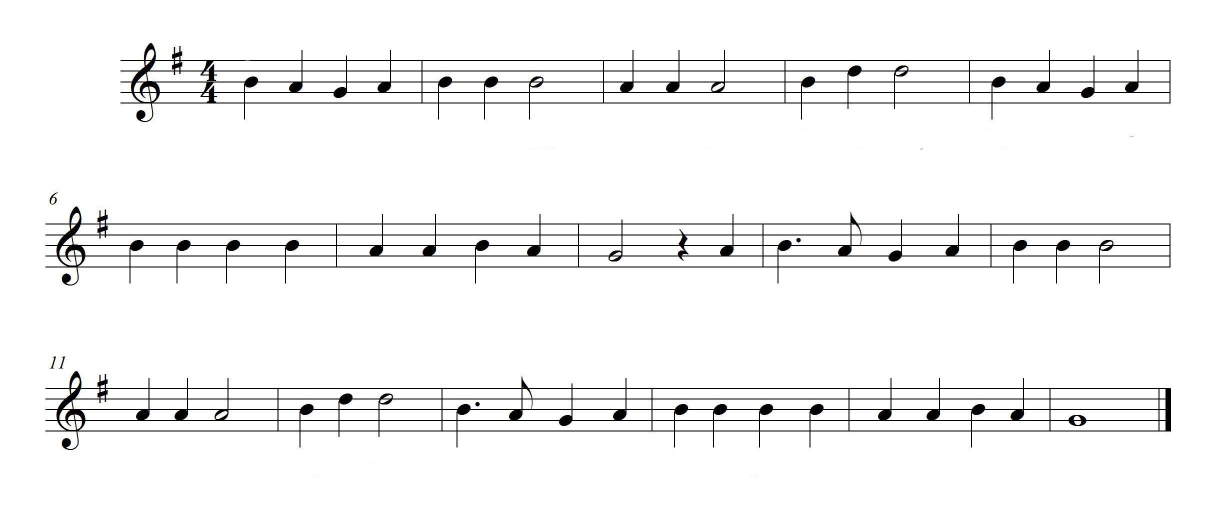
#> input picture mary.jpg, 2456 x 1043 px (shown at 1/2 size)
$ python main.py
#> lines starting #> are read from the running program, lines starting #| are printed output that depends on the picture; after the words box and inside, x2 and y2 are one past the last pixel; in counts of white or black regions, pixels touching at a corner belong together
import cv2
import matplotlib.pyplot as plt
import numpy as np
import scipy.ndimage.morphology as morphology
from skimage.morphology import disk
def binarize(img):
   #binarized using Otsu's Method after gaussian blurring
    blur = cv2.GaussianBlur(img,(5,5),0)
    ret,th = cv2.threshold(blur,0,255,cv2.THRESH_BINARY+cv2.THRESH_OTSU)
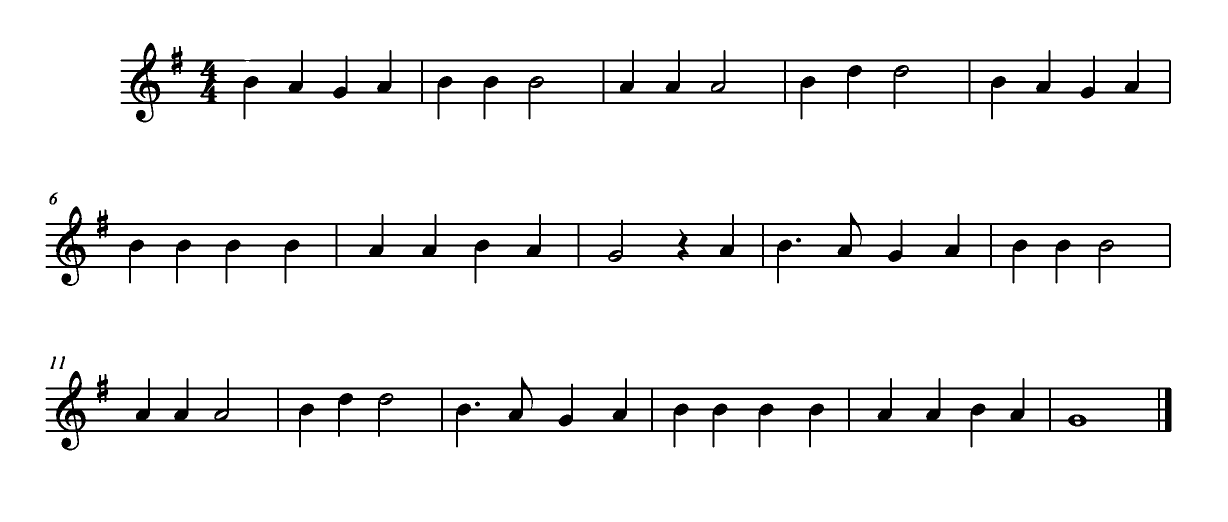
#> th: shape (1043, 2456) (shown at 1/2 size); 92.9% white; 8 black regions, largest, box (x1, y1, x2, y2) and area: (91, 742, 2343, 901) 62833, (91, 412, 2342, 572) 61035, (241, 85, 2342, 245) 58298
#> ret = 184
    #Image Inversion
    inv=255-th
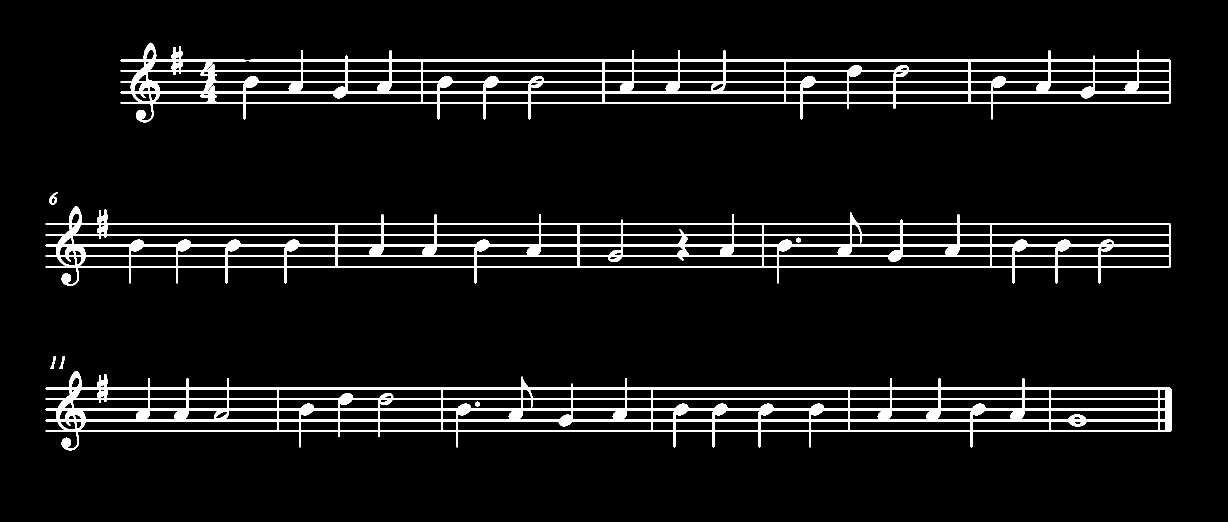
#> inv: shape (1043, 2456) (shown at 1/2 size); 7.1% white; 8 white regions, largest, box (x1, y1, x2, y2) and area: (91, 742, 2343, 901) 62833, (91, 412, 2342, 572) 61035, (241, 85, 2342, 245) 58298
    return inv
#image segmentation

# [49 lines left out: function imgsegments, not called in this run]
img = cv2.imread('mary.jpg',0)
#> (the run stopped early here; a loop or call above may not have finished)

$ run again, with otj_input.jpg copied over mary.jpg
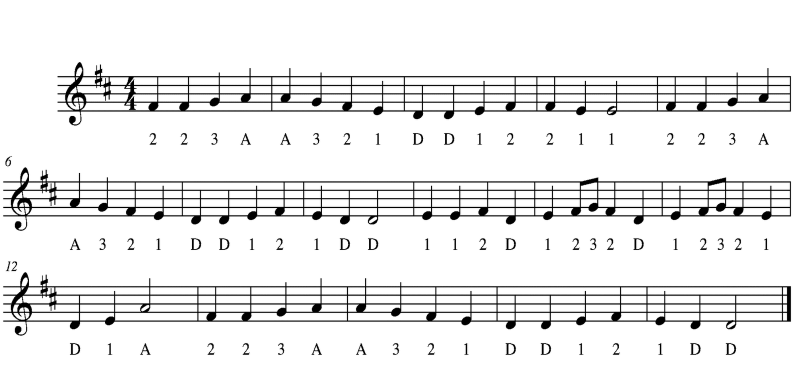
#> input picture otj_input.jpg, 1596 x 750 px (shown at 1/2 size)
#> img is the input picture: shape (750, 1596); min 0, max 255, mean 235.7
#> in binarize, `ret,th = cv2.threshold(blur,0,255,cv2.THRESH_BINARY+cv2.THRESH_OTSU)`:
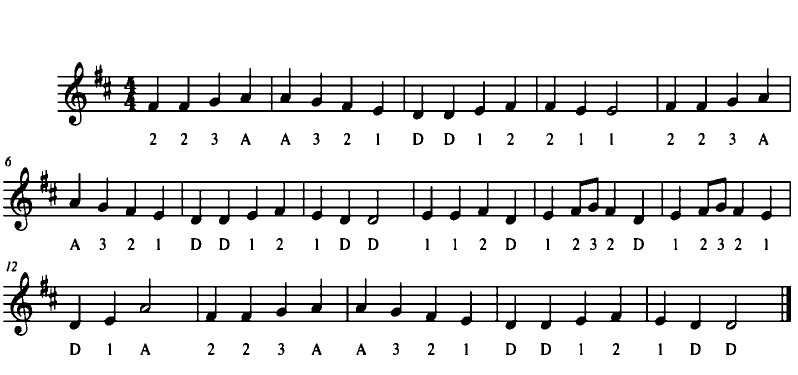
#> th: shape (750, 1596) (shown at 1/2 size); 89.8% white; 68 black regions, largest, box (x1, y1, x2, y2) and area: (6, 334, 1582, 462) 40045, (115, 124, 1582, 252) 36267, (6, 544, 1582, 672) 35995
#> ret = 173
#> in binarize, `inv=255-th`:
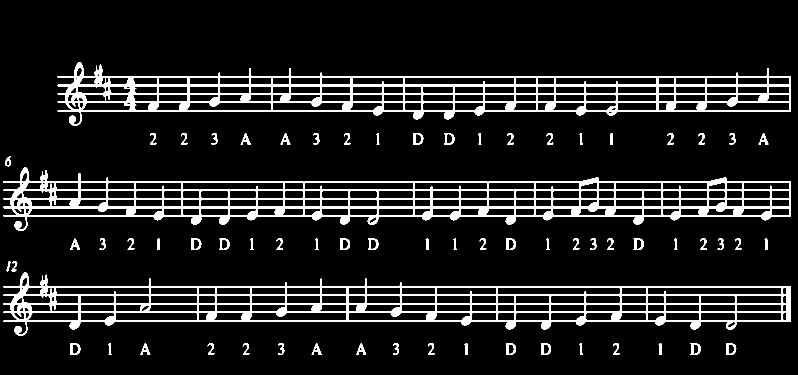
#> inv: shape (750, 1596) (shown at 1/2 size); 10.2% white; 68 white regions, largest, box (x1, y1, x2, y2) and area: (6, 334, 1582, 462) 40045, (115, 124, 1582, 252) 36267, (6, 544, 1582, 672) 35995
